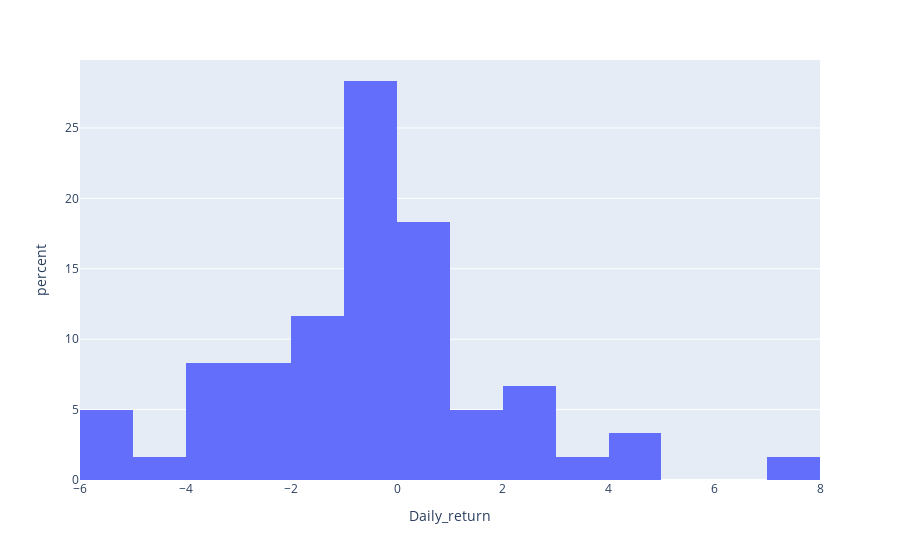

The cell this chart's notebook holds for it:
### Code cell
dfig = go.Figure()
px.histogram(df.head(60), x="Daily_return",histnorm='percent')

### Figure 1 — Plotly figure (JSON) as saved in the notebook; plotly's stock layout.template omitted (floating-point values rounded to 4 significant figures)
{"data": [{"alignmentgroup": "True", "bingroup": "x", "histnorm": "percent", "hovertemplate": "Daily_return=%{x}<br>percent=%{y}<extra></extra>", "legendgroup": "", "marker": {"color": "#636efa"}, "name": "", "offsetgroup": "", "orientation": "v", "showlegend": false, "type": "histogram", "x": [0.5357, -2.131, 2.359, -2.482, 4.0, 1.049, -5.536, -0.1832, -2.752, -5.472, 2.196, -3.223, -0.4036, 0.2026, -0.1011, -0.2024, -0.5071, -1.121, -3.505, -0.7479, -0.3229, -0.216, -2.597, 1.0, 2.53, 0.3219, 0.8556, -1.166, -0.6438, -0.432, 0.8677, -0.1075, -0.1076, -1.724, 0.5482, 0.9815, -0.6479, -0.2174, 1.961, -0.2137, -1.071, -1.299, -3.18, -1.246, -0.6881, 0.2309, 0.1152, 0.9206, -0.9122, -3.797, -2.153, 3.912, -1.647, 0.4785, -3.571, -5.309, 2.086, -4.215, 7.467, 4.963], "xaxis": "x", "yaxis": "y"}], "layout": {"barmode": "relative", "legend": {"tracegroupgap": 0}, "margin": {"t": 60}, "xaxis": {"anchor": "y", "domain": [0, 1], "title": {"text": "Daily_return"}}, "yaxis": {"anchor": "x", "domain": [0, 1], "title": {"text": "percent"}}}}
